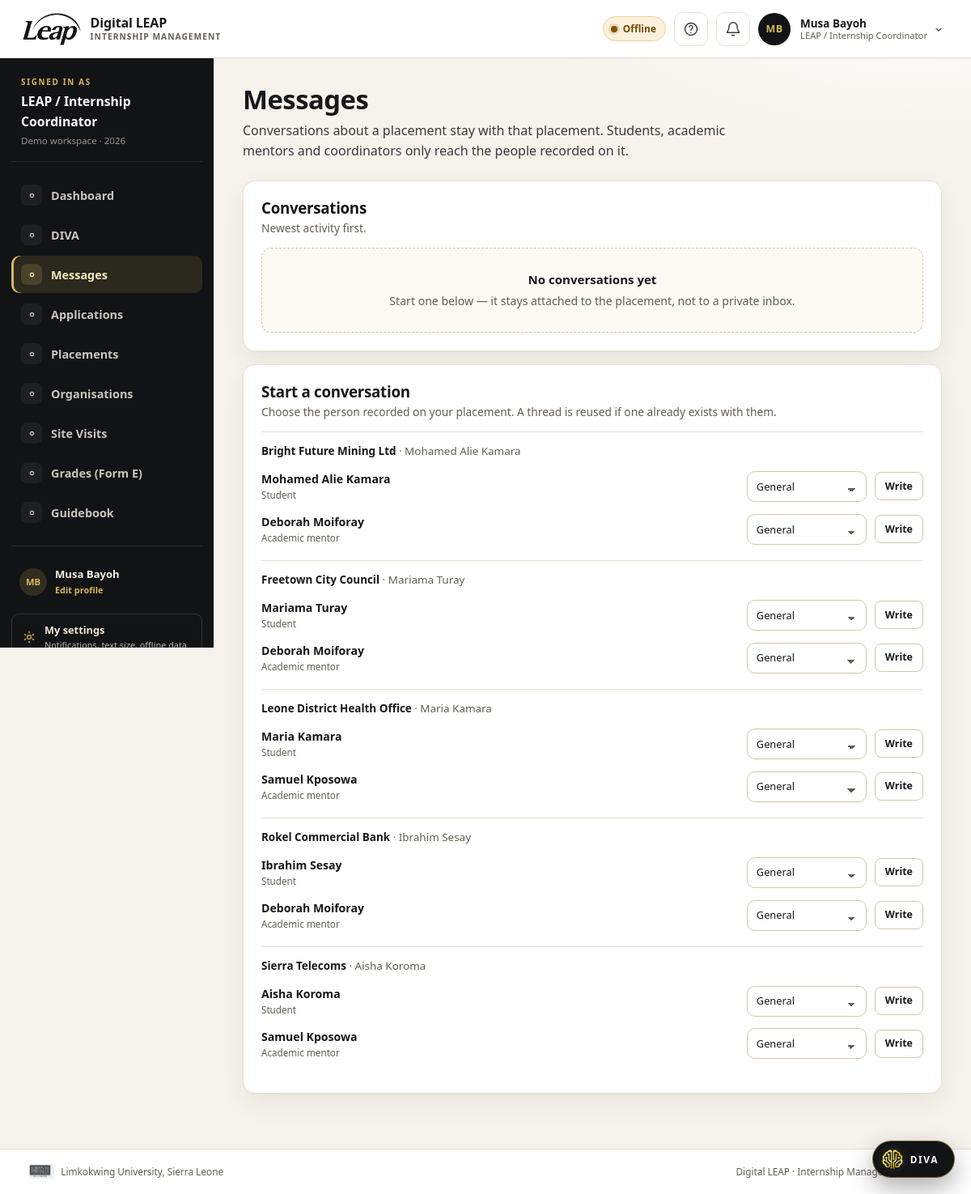
/digital-leap/index.php?r=messages (signed in), run on the app's committed database.
### tables this page shows
CREATE TABLE users (
  user_id           INT UNSIGNED NOT NULL AUTO_INCREMENT,
  role_id           TINYINT UNSIGNED NOT NULL,
  organisation_id   INT UNSIGNED NULL,
  first_name        VARCHAR(60)  NOT NULL,
  last_name         VARCHAR(60)  NOT NULL,
  email             VARCHAR(120) NOT NULL,
  phone             VARCHAR(25)  NULL,
  password_hash     VARCHAR(255) NULL,
  status            ENUM('invited','active','suspended') NOT NULL DEFAULT 'invited',
  must_change_password TINYINT(1) NOT NULL DEFAULT 0,
  failed_attempts   TINYINT UNSIGNED NOT NULL DEFAULT 0,
  locked_until      DATETIME NULL,
  last_login_at     DATETIME NULL,
  created_at        DATETIME NOT NULL DEFAULT CURRENT_TIMESTAMP,
  updated_at        DATETIME NOT NULL DEFAULT CURRENT_TIMESTAMP ON UPDATE CURRENT_TIMESTAMP,
  PRIMARY KEY (user_id),
  UNIQUE KEY uq_users_email (email),
  KEY idx_users_role (role_id, status),
  KEY idx_users_org (organisation_id),
  CONSTRAINT fk_users_role FOREIGN KEY (role_id) REFERENCES roles (role_id),
  CONSTRAINT fk_users_org FOREIGN KEY (organisation_id) REFERENCES organisation (org_id) ON DELETE SET NULL
);

CREATE TABLE roles (
  role_id     TINYINT UNSIGNED NOT NULL AUTO_INCREMENT,
  role_key    VARCHAR(30)  NOT NULL,
  role_name   VARCHAR(60)  NOT NULL,
  description VARCHAR(255) NULL,
  created_at  DATETIME NOT NULL DEFAULT CURRENT_TIMESTAMP,
  PRIMARY KEY (role_id),
  UNIQUE KEY uq_roles_key (role_key)
);

CREATE TABLE placement (
  placement_id   INT UNSIGNED NOT NULL AUTO_INCREMENT,
  student_id     INT UNSIGNED NOT NULL,
  org_id         INT UNSIGNED NOT NULL,
  coordinator_id INT UNSIGNED NOT NULL,
  mentor_id      INT UNSIGNED NOT NULL,
  supervisor_id  INT UNSIGNED NULL,
  start_date     DATE NOT NULL,
  end_date       DATE NOT NULL,
  total_weeks    TINYINT UNSIGNED NOT NULL DEFAULT 12,
  internship_type ENUM('external','in-house') NOT NULL DEFAULT 'external',
  career_fair_score DECIMAL(5,2) NULL,
  academic_year  VARCHAR(9) NOT NULL,
  status         ENUM('proposed','approved','active','completed','terminated') NOT NULL DEFAULT 'proposed',
  approved_by    INT UNSIGNED NULL,
  approved_at    DATETIME NULL,
  created_at     DATETIME NOT NULL DEFAULT CURRENT_TIMESTAMP,
  updated_at     DATETIME NOT NULL DEFAULT CURRENT_TIMESTAMP ON UPDATE CURRENT_TIMESTAMP,
  PRIMARY KEY (placement_id),
  UNIQUE KEY uq_placement_student_year (student_id, academic_year),
  KEY idx_placement_org (org_id, status),
  KEY idx_placement_mentor (mentor_id),
  KEY idx_placement_supervisor (supervisor_id),
  CONSTRAINT fk_placement_student FOREIGN KEY (student_id) REFERENCES student (student_id),
  CONSTRAINT fk_placement_org FOREIGN KEY (org_id) REFERENCES organisation (org_id),
  CONSTRAINT fk_placement_coord FOREIGN KEY (coordinator_id) REFERENCES users (user_id),
  CONSTRAINT fk_placement_mentor FOREIGN KEY (mentor_id) REFERENCES users (user_id),
  CONSTRAINT fk_placement_super FOREIGN KEY (supervisor_id) REFERENCES users (user_id) ON DELETE SET NULL,
  CONSTRAINT fk_placement_approver FOREIGN KEY (approved_by) REFERENCES users (user_id) ON DELETE SET NULL,
  CONSTRAINT chk_placement_dates CHECK (end_date > start_date)
);

CREATE TABLE organisation (
  org_id        INT UNSIGNED NOT NULL AUTO_INCREMENT,
  name          VARCHAR(120) NOT NULL,
  sector        VARCHAR(60)  NOT NULL,
  address       VARCHAR(180) NOT NULL,
  district      VARCHAR(60)  NOT NULL,
  contact_person VARCHAR(100) NOT NULL,
  contact_email VARCHAR(120) NOT NULL,
  contact_phone VARCHAR(25)  NULL,
  mou_status    ENUM('none','pending','signed','expired') NOT NULL DEFAULT 'none',
  mou_expiry    DATE NULL,
  capacity      SMALLINT UNSIGNED NOT NULL DEFAULT 0,
  status        ENUM('active','inactive') NOT NULL DEFAULT 'active',
  created_at    DATETIME NOT NULL DEFAULT CURRENT_TIMESTAMP,
  updated_at    DATETIME NOT NULL DEFAULT CURRENT_TIMESTAMP ON UPDATE CURRENT_TIMESTAMP,
  PRIMARY KEY (org_id),
  UNIQUE KEY uq_org_name (name),
  KEY idx_org_district (district)
);

### digital-leap/app/Views/messages/inbox.php (the view, shortened to what the rows shown need)
<div class="page-head">
    <div>
        <h1>Messages</h1>
        <p>Conversations about a placement stay with that placement. Students, academic mentors and coordinators only reach the people recorded on it.</p>
    </div>
</div>
<section class="card">
    <div class="card-head"><div><h2>Conversations</h2><p>Newest activity first.</p></div></div>
    <?php if ($threads === []): ?>
        <div class="empty"><strong>No conversations yet</strong>Start one below — it stays attached to the placement, not to a private inbox.</div>
    <?php endif; ?>
</section>
<section class="card">
    <div class="card-head"><div><h2>Start a conversation</h2><p>Choose the person recorded on your placement. A thread is reused if one already exists with them.</p></div></div>
    <?php if ($groups === []): ?>
        <div class="empty"><strong>No one to message yet</strong>A conversation needs an approved placement with a mentor and a coordinator.</div>
    <?php else: ?>
        <?php foreach ($groups as $group): ?>
            <div class="start-group">
                <p class="small"><strong><?= e($group['org_name']) ?></strong><span class="muted"> · <?= e($group['student']) ?></span></p>
                <?php foreach ($group['peers'] as $peer): ?>
                    <form class="start-peer" method="post" action="<?= e(url('messages/start')) ?>">
                        <span class="start-person">
                            <strong><?= e($peer['name']) ?></strong>
                            <small class="muted"><?= e($peer['role']) ?></small>
                        </span>
                        <select id="topic-<?= (int) $group['placement_id'] ?>-<?= (int) $peer['user_id'] ?>" name="topic">
                            <option value="general">General</option>
                        </select>
                        <button class="btn btn-sm btn-outline" type="submit">Write</button>
                    </form>
                <?php endforeach; ?>
            </div>
        <?php endforeach; ?>
    <?php endif; ?>
</section>

### digital-leap/app/Views/layout.php (shortened to what the rows shown need)
<?php
$user = Auth::user();
$route = (string) ($_GET['r'] ?? '');
$unread = 0;
if ($user !== null) {
    $unread = (int) Database::val('SELECT COUNT(*) FROM notification WHERE user_id = ? AND is_read = 0', [(int) $user['user_id']]);
}
$prefUid = $user === null ? 0 : (int) $user['user_id'];
$textSize = Preference::textSize($prefUid);
$calmMotion = Preference::reduceMotion($prefUid);
$nav = $user === null ? [] : nav_items();
$avatarUrl = $user === null ? null : avatar_url($user);
$authRoutes = ['login', 'register', 'forgot', 'reset', 'token/supervisor'];
$isAuthPage = $user === null && in_array($route, $authRoutes, true);
?>
<!doctype html>
<html lang="en" data-text-size="<?= e($textSize) ?>"<?= $calmMotion ? ' data-reduce-motion="on"' : '' ?>>
<head>
<link rel="stylesheet" href="<?= e(asset('css/app.css')) ?>">
</head>
<body class="<?= $user !== null ? 'app-shell' : ($isAuthPage ? 'auth-shell' : 'landing-shell') ?>" data-role="<?= e($user !== null ? (string) Auth::role() : 'guest') ?>" data-page="<?= e($route) ?>">
<?php if ($user !== null): ?>
<header class="topbar">
    <div class="topbar-left">
        <a class="brand" href="<?= e(url('dashboard')) ?>" data-tour="brand">
            <img class="brand-logo" src="<?= e(asset('img/leap-wordmark-ink.png')) ?>" alt="LEAP — Limkokwing Entrepreneurship Acceleration Platform, Sierra Leone">
            <span class="brand-text">Digital LEAP<small>Internship Management</small></span>
        </a>
    </div>
    <div class="topbar-right">
        <p class="net-pill" data-net-status data-state="online" role="status" aria-live="polite">
            <span class="net-dot" aria-hidden="true"></span><span class="net-text">Online</span>
        </p>
        <button class="icon-btn tour-trigger" type="button" data-tour-start aria-label="Take a guided tour" title="Take a guided tour">
            <svg viewBox="0 0 24 24" aria-hidden="true"><circle cx="12" cy="12" r="9"/><path d="M9.5 9a2.5 2.5 0 1 1 4 2c-.9.7-1.5 1.2-1.5 2.5"/><path d="M12 17h.01"/></svg>
        </button>
        <div class="menu-wrap">
            <button class="icon-btn bell-btn" type="button" data-notif-toggle aria-expanded="false" aria-controls="notif-panel" aria-label="Notifications<?= $unread > 0 ? ', ' . $unread . ' unread' : '' ?>" data-tour="notifications">
                <svg viewBox="0 0 24 24" aria-hidden="true"><path d="M18 8a6 6 0 0 0-12 0c0 7-3 7-3 9h18c0-2-3-2-3-9"/><path d="M10 21h4"/></svg>
            </button>
        </div>
        <div class="menu-wrap user-chip" data-tour="profile">
            <a class="avatar-link" href="<?= e(url('profile')) ?>" aria-label="Open my profile to edit details and profile photo">
                <?php if ($avatarUrl !== null): ?>
                    <img class="avatar avatar-img" src="<?= e($avatarUrl) ?>" alt="">
                <?php else: ?>
                    <span class="avatar" aria-hidden="true"><?= e(initials((string) $user['first_name'], (string) $user['last_name'])) ?></span>
                <?php endif; ?>
            </a>
            <button class="user-menu-toggle" type="button" data-user-toggle aria-expanded="false" aria-controls="user-menu">
                <span class="user-meta">
                    <strong><?= e($user['first_name'] . ' ' . $user['last_name']) ?></strong>
                    <small><?= e($user['role_name']) ?></small>
                </span>
                <svg class="menu-caret" viewBox="0 0 24 24" aria-hidden="true"><path d="m7 10 5 5 5-5"/></svg>
            </button>
        </div>
    </div>
</header>
<div class="shell">
    <aside class="sidebar" id="sidebar">
        <div class="sidebar-role">
            <span class="sidebar-role-label">Signed in as</span>
            <strong><?= e($user['role_name']) ?></strong>
            <span class="sidebar-role-sub">Demo workspace · <?= e(date('Y')) ?></span>
        </div>
        <nav aria-label="Main navigation" data-tour="nav">
            <?php foreach ($nav as [$href, $label]): ?>
                <?php $isActive = $route === $href || str_starts_with($route, $href . '/'); ?>
                <a href="<?= e(url($href)) ?>" class="<?= $isActive ? 'active' : '' ?>"<?= $isActive ? ' aria-current="page"' : '' ?>>
                    <span class="nav-ico" aria-hidden="true"><svg viewBox="0 0 24 24"><?= $navIcons[$href] ?? '<circle cx="12" cy="12" r="3"/>' ?></svg></span>
                    <span><?= e($label) ?></span>
                </a>
            <?php endforeach; ?>
        </nav>
        <div class="sidebar-foot">
            <a class="sidebar-profile" href="<?= e(url('profile')) ?>">
                <?= avatar_html(['user_id' => (int) ($user['user_id'] ?? 0), 'first_name' => (string) $user['first_name'], 'last_name' => (string) $user['last_name']], 'sidebar-avatar') ?>
                <span><?= e($user['first_name'] . ' ' . $user['last_name']) ?><small>Edit profile</small></span>
            </a>
            <a class="sidebar-settings" href="<?= e(url('settings')) ?>">
                <svg viewBox="0 0 24 24" aria-hidden="true"><circle cx="12" cy="12" r="3.2"/><path d="M12 2.8v2.4M12 18.8v2.4M4.5 7.5l2 1.2M17.5 15.3l2 1.2M4.5 16.5l2-1.2M17.5 8.7l2-1.2"/></svg>
                <span>My settings<small>Notifications, text size, offline data</small></span>
            </a>
        </div>
    </aside>
    <main id="main" class="main">
        <?= $content ?>
    </main>
</div>
<?php endif; ?>
</body>
</html>

### data on the page
users: first_name+last_name "MB", first_name+last_name "Musa Bayoh", role.role_name "LEAP / Internship Coordinator"
placement: org.name "Bright Future Mining Ltd", student "Mohamed Alie Kamara", name "Mohamed Alie Kamara", role "Student", topic "General", name "Deborah Moiforay", role "Academic mentor"
placement: org.name "Freetown City Council", student "Mariama Turay", name "Mariama Turay", role "Student", topic "General", name "Deborah Moiforay", role "Academic mentor"
placement: org.name "Leone District Health Office", student "Maria Kamara", name "Maria Kamara", role "Student", topic "General", name "Samuel Kposowa", role "Academic mentor"
placement: org.name "Rokel Commercial Bank", student "Ibrahim Sesay", name "Ibrahim Sesay", role "Student", topic "General", name "Deborah Moiforay", role "Academic mentor"
placement: org.name "Sierra Telecoms", student "Aisha Koroma", name "Aisha Koroma", role "Student", topic "General", name "Samuel Kposowa", role "Academic mentor"

### other printed values
$label "Dashboard"
$label "DIVA"
$label "Messages"
$label "Applications"
$label "Placements"
$label "Organisations"
$label "Site Visits"
$label "Grades (Form E)"
$label "Guidebook"
initials($first, $last) "MB"
